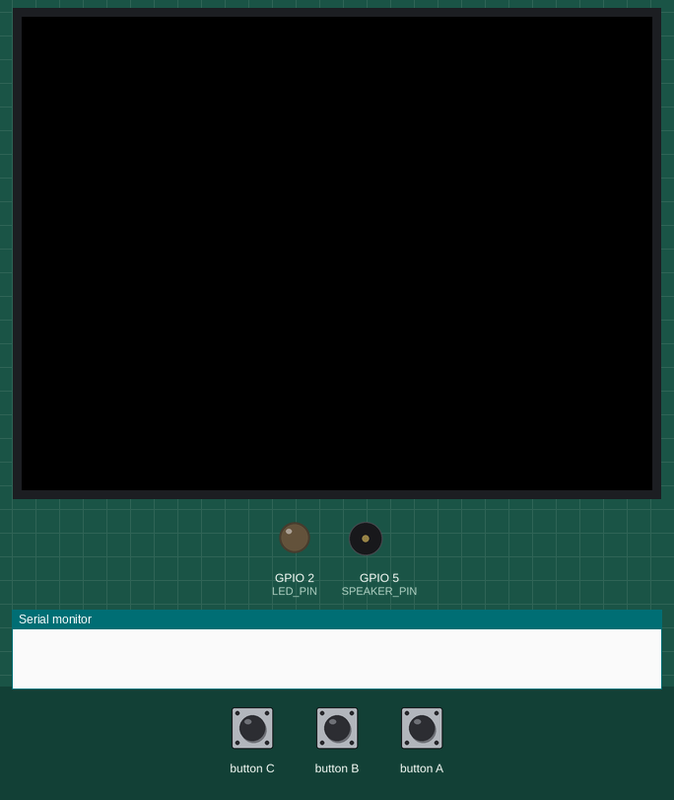
Simulated run of this program. Board: ESP32-S3. Shown: 320×240 colour display, output pins drawn as LEDs (lit = HIGH), buzzer (waves = sounding), the last lines printed to the serial monitor.

Above: at 0.0 s.
At 1.2 s:
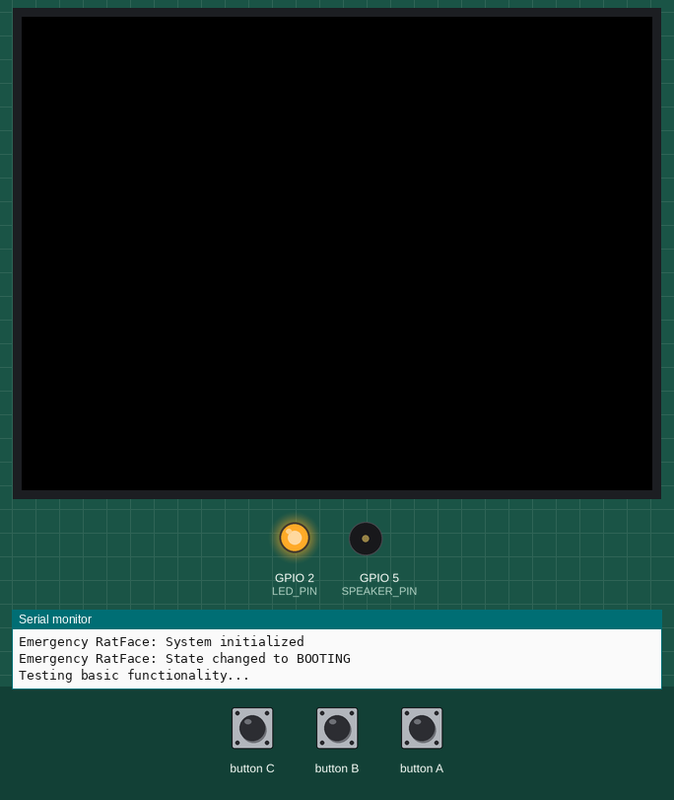
Timing chart, 0 to 3.0 s (numbered marks = the images above):
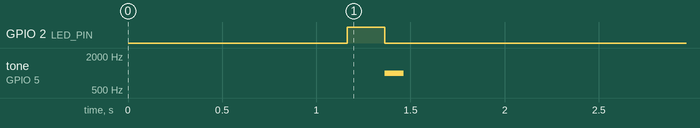

The program:

main.cpp
```cpp
#include <Arduino.h>
#include <M5Unified.h>
#include "config.h"
#include "EmergencyRatFace.h"

// Global variables
EmergencyRatFace emergencyRatFace;

void setup() {
  // Initialize serial communication
  Serial.begin(115200);
  delay(1000);

  Serial.println("=== EMERGENCY STACKCHAN RECOVERY ===");
  Serial.println("Starting device recovery process...");

  // Initialize M5Stack
  M5.begin();
  M5.Power.begin();

  // Initialize LED and speaker pins
  pinMode(LED_PIN, OUTPUT);
  pinMode(SPEAKER_PIN, OUTPUT);
  digitalWrite(LED_PIN, LOW);
  digitalWrite(SPEAKER_PIN, LOW);

  // Initialize recovery system
  Serial.println("Initializing emergency recovery system...");
  emergencyRatFace.begin();
  emergencyRatFace.setState("BOOTING");

  // Test basic functionality
  Serial.println("Testing basic functionality...");

  // LED test
  digitalWrite(LED_PIN, HIGH);
  delay(200);
  digitalWrite(LED_PIN, LOW);

  // Speaker test
  tone(SPEAKER_PIN, 1000, 100);

  Serial.println("Emergency recovery system initialized!");
  Serial.println("Starting recovery sequence...");

  // Move to testing phase
  emergencyRatFace.setState("TESTING");
  delay(2000);

  // Check display
  if (M5.Display.width() == 0 || M5.Display.height() == 0) {
    Serial.println("❌ Display initialization failed!");
    emergencyRatFace.setState("ERROR");
    while (1) {
      delay(1000);
    }
  }

  Serial.println("✅ Display functional");

  // Move to idle phase
  emergencyRatFace.setState("IDLE");
  delay(1000);

  // Final check
  emergencyRatFace.setState("RECOVERED");
  Serial.println("=== RECOVERY COMPLETE ===");
  Serial.println("StackChan emergency recovery successful!");
  Serial.println("System ready for use");
}

void loop() {
  static unsigned long stateChangeTime = 0;
  static int currentStateIndex = 0;
  static const char* states[] = {"IDLE", "TESTING", "RECOVERED"};

  // Update M5 system
  M5.update();

  // Cycle through states for testing
  if (millis() - stateChangeTime > 5000) {
    currentStateIndex = (currentStateIndex + 1) % 3;
    ratFace.setState(states[currentStateIndex]);
    Serial.printf("Recovery test state: %s\n", states[currentStateIndex]);
    stateChangeTime = millis();
  }

  // Update rat face animations
  emergencyRatFace.update();
  emergencyRatFace.draw();

  // Small delay for animation smoothness
  delay(FRAME_INTERVAL_MS);
}
```

EmergencyRatFace.cpp
```cpp
#include "EmergencyRatFace.h"

namespace {
  // Helper functions for smooth animations
  int triWave(uint16_t phase, int amplitude) {
    uint8_t p = phase & 0xFF;
    int v = p < 128 ? p : 255 - p;
    return ((v * 2 * amplitude) / 255) - amplitude;
  }

  float easeInOutCubic(float t) {
    return t < 0.5 ? 4 * t * t * t : 1 - pow(-2 * t + 2, 3) / 2;
  }
}

EmergencyRatFace::EmergencyRatFace()
  : currentState(RecoveryState::BOOTING)
  , stateString("BOOTING")
  , lastFrameTime(0)
  , lastBlinkTime(0)
  , lastTwitchTime(0)
  , isBlinking(false)
  , isTwitching(false)
  , blinkProgress(0)
  , twitchProgress(0)
  , whiskerPhase(0) {
}

// Global instance definition
EmergencyRatFace ratFace;

void EmergencyRatFace::begin() {
  Serial.println("Emergency RatFace: Starting recovery system...");

  // Initialize canvas with conservative settings
  canvas.setColorDepth(8);
  if (!canvas.createSprite(DISPLAY_WIDTH, DISPLAY_HEIGHT)) {
    Serial.println("Emergency RatFace: Canvas allocation failed!");
    currentState = RecoveryState::ERROR;
    return;
  }

  currentState = RecoveryState::BOOTING;
  stateString = "BOOTING";

  Serial.println("Emergency RatFace: System initialized");
}

void EmergencyRatFace::setState(const String& state) {
  if (state == "BOOTING") currentState = RecoveryState::BOOTING;
  else if (state == "IDLE") currentState = RecoveryState::IDLE;
  else if (state == "TESTING") currentState = RecoveryState::TESTING;
  else if (state == "ERROR") currentState = RecoveryState::ERROR;
  else if (state == "RECOVERED") currentState = RecoveryState::RECOVERED;
  else currentState = RecoveryState::ERROR;

  stateString = state;
  Serial.printf("Emergency RatFace: State changed to %s\n", stateString.c_str());
}

void EmergencyRatFace::update() {
  unsigned long currentTime = millis();

  // Update animations
  updateBlink();
  updateTwitch();
  updateWhiskers();
}

void EmergencyRatFace::updateBlink() {
  unsigned long currentTime = millis();

  if (!isBlinking && currentTime - lastBlinkTime > BLINK_INTERVAL_IDLE_MS) {
    isBlinking = true;
    blinkProgress = 0;
    lastBlinkTime = currentTime;
  }

  if (isBlinking) {
    blinkProgress += 10;
    if (blinkProgress >= 100) {
      isBlinking = false;
    }
  }
}

void EmergencyRatFace::updateTwitch() {
  unsigned long currentTime = millis();

  if (!isTwitching && currentTime - lastTwitchTime > TWITCH_INTERVAL_IDLE_MS) {
    isTwitching = true;
    twitchProgress = 0;
    lastTwitchTime = currentTime;
  }

  if (isTwitching) {
    twitchProgress += 15;
    if (twitchProgress >= 100) {
      isTwitching = false;
    }
  }
}

void EmergencyRatFace::updateWhiskers() {
  whiskerPhase = (whiskerPhase + 1) % 360;
}

void EmergencyRatFace::draw() {
  // Clear canvas
  canvas.fillSprite(BACKGROUND_COLOR);

  // Draw based on current state
  switch (currentState) {
    case RecoveryState::BOOTING:
      drawBootingState();
      break;
    case RecoveryState::IDLE:
      drawIdleState();
      break;
    case RecoveryState::TESTING:
      drawTestingState();
      break;
    case RecoveryState::ERROR:
      drawErrorState();
      break;
    case RecoveryState::RECOVERED:
      drawRecoveredState();
      break;
  }

  // Push to display
  canvas.pushSprite(0, 0);
}

void EmergencyRatFace::drawFace() {
  // Draw main face
  canvas.fillCircle(DISPLAY_CENTER_X, DISPLAY_CENTER_Y, FACE_RADIUS, FACE_COLOR);

  // Draw face outline
  canvas.drawCircle(DISPLAY_CENTER_X, DISPLAY_CENTER_Y, FACE_RADIUS, FACE_COLOR);
}

void EmergencyRatFace::drawEyes() {
  int leftEyeX = DISPLAY_CENTER_X - 22;
  int rightEyeX = DISPLAY_CENTER_X + 22;
  int eyeY = DISPLAY_CENTER_Y - 20;

  if (isBlinking) {
    // Blinking eyes
    int eyeHeight = map(blinkProgress, 0, 100, EYE_RADIUS, 2);
    if (eyeHeight > 0) {
      canvas.fillRect(leftEyeX - EYE_RADIUS/2, eyeY - eyeHeight/2, EYE_RADIUS, eyeHeight, EYE_COLOR);
      canvas.fillRect(rightEyeX - EYE_RADIUS/2, eyeY - eyeHeight/2, EYE_RADIUS, eyeHeight, EYE_COLOR);
    }
  } else {
    // Normal eyes with pupils
    canvas.fillCircle(leftEyeX, eyeY, EYE_RADIUS, EYE_COLOR);
    canvas.fillCircle(rightEyeX, eyeY, EYE_RADIUS, EYE_COLOR);
    canvas.fillCircle(leftEyeX, eyeY, PUPIL_RADIUS, PUPIL_COLOR);
    canvas.fillCircle(rightEyeX, eyeY, PUPIL_RADIUS, PUPIL_COLOR);
  }
}

void EmergencyRatFace::drawNose() {
  int noseX = DISPLAY_CENTER_X;
  int noseY = DISPLAY_CENTER_Y + 10;

  // Triangular nose
  canvas.fillTriangle(noseX - NOSE_SIZE/2, noseY + NOSE_SIZE/3,
                      noseX + NOSE_SIZE/2, noseY + NOSE_SIZE/3,
                      noseX, noseY - NOSE_SIZE/2, NOSE_COLOR);

  // Nostrils
  canvas.fillCircle(noseX - 3, noseY + 3, 2, TFT_DARKGREY);
  canvas.fillCircle(noseX + 3, noseY + 3, 2, TFT_DARKGREY);
}

void EmergencyRatFace::drawEars() {
  int earTwitch = isTwitching ? triWave(whiskerPhase, 2) : 0;

  // Left ear
  canvas.fillTriangle(DISPLAY_CENTER_X - 30, DISPLAY_CENTER_Y - 30 - earTwitch,
                      DISPLAY_CENTER_X - 48, DISPLAY_CENTER_Y - 55,
                      DISPLAY_CENTER_X - 24, DISPLAY_CENTER_Y - 36, EAR_COLOR);

  // Right ear
  canvas.fillTriangle(DISPLAY_CENTER_X + 30, DISPLAY_CENTER_Y - 30 + earTwitch,
                      DISPLAY_CENTER_X + 48, DISPLAY_CENTER_Y - 55,
                      DISPLAY_CENTER_X + 24, DISPLAY_CENTER_Y - 36, EAR_COLOR);
}

void EmergencyRatFace::drawWhiskers() {
  int whiskerOffset = triWave(whiskerPhase, 5);

  // Left whiskers
  for (int i = 0; i < 3; i++) {
    int y = DISPLAY_CENTER_Y - 5 + i * 5;
    canvas.drawLine(DISPLAY_CENTER_X - 25, y, DISPLAY_CENTER_X - 80 - whiskerOffset, y, WHISKER_COLOR);
  }

  // Right whiskers
  for (int i = 0; i < 3; i++) {
    int y = DISPLAY_CENTER_Y - 5 + i * 5;
    canvas.drawLine(DISPLAY_CENTER_X + 25, y, DISPLAY_CENTER_X + 80 + whiskerOffset, y, WHISKER_COLOR);
  }
}

void EmergencyRatFace::drawMouth() {
  int mouthY = DISPLAY_CENTER_Y + 25;

  // Simple mouth
  canvas.drawLine(DISPLAY_CENTER_X - 10, mouthY, DISPLAY_CENTER_X + 10, mouthY, EYE_COLOR);
}

void EmergencyRatFace::drawTeeth() {
  int mouthY = DISPLAY_CENTER_Y + 25;

  // Small teeth
  canvas.fillRect(DISPLAY_CENTER_X - 4, mouthY - 2, 4, 4, TFT_WHITE);
  canvas.fillRect(DISPLAY_CENTER_X, mouthY - 2, 4, 4, TFT_WHITE);
}

void EmergencyRatFace::drawStatusText() {
  canvas.setTextColor(TFT_WHITE);
  canvas.setTextSize(2);
  canvas.setCursor(10, 10);
  canvas.printf("RECOVERY MODE: %s", stateString.c_str());
}

void EmergencyRatFace::drawBootingState() {
  drawFace();
  drawEars();
  drawEyes();
  drawNose();
  drawWhiskers();
  drawMouth();
  drawStatusText();

  canvas.setTextSize(1);
  canvas.setCursor(10, 50);
  canvas.println("Emergency recovery system");
  canvas.println("Starting diagnostics...");
}

void EmergencyRatFace::drawIdleState() {
  drawFace();
  drawEars();
  drawEyes();
  drawNose();
  drawWhiskers();
  drawMouth();
  drawStatusText();
}

void EmergencyRatFace::drawTestingState() {
  drawFace();
  drawEars();
  drawEyes();
  drawNose();
  drawWhiskers();
  drawMouth();
  drawStatusText();

  canvas.setTextSize(1);
  canvas.setCursor(10, 50);
  canvas.println("Testing display...");
  canvas.println("Testing animations...");
  canvas.println("Testing connectivity...");
}

void EmergencyRatFace::drawErrorState() {
  drawFace();
  drawEars();
  drawEyes();
  drawNose();
  drawWhiskers();
  drawMouth();
  drawStatusText();

  canvas.setTextSize(1);
  canvas.setCursor(10, 50);
  canvas.setTextColor(TFT_RED);
  canvas.println("ERROR!");
  canvas.println("Recovery failed");
  canvas.println("Check hardware");
}

void EmergencyRatFace::drawRecoveredState() {
  drawFace();
  drawEars();
  drawEyes();
  drawNose();
  drawWhiskers();
  drawMouth();
  drawTeeth();
  drawStatusText();

  canvas.setTextSize(1);
  canvas.setCursor(10, 50);
  canvas.setTextColor(TFT_GREEN);
  canvas.println("RECOVERY SUCCESS!");
  canvas.println("System operational");
  canvas.println("Ready for use");
}
```

EmergencyRatFace.h
```cpp
#include <Arduino.h>
#include <M5Unified.h>
#include "config.h"

// Emergency RatFace system for recovery
class EmergencyRatFace {
public:
  EmergencyRatFace();
  void begin();
  void update();
  void setState(const String& state);
  void draw();

private:
  // Animation states
  enum class RecoveryState {
    BOOTING,
    IDLE,
    TESTING,
    ERROR,
    RECOVERED
  };

  RecoveryState currentState;
  String stateString;

  // Animation timing
  unsigned long lastFrameTime;
  unsigned long lastBlinkTime;
  unsigned long lastTwitchTime;
  bool isBlinking;
  bool isTwitching;
  int blinkProgress;
  int twitchProgress;
  int whiskerPhase;

  // Canvas for drawing
  M5Canvas canvas;

  // Animation methods
  void updateBlink();
  void updateTwitch();
  void updateWhiskers();

  // Drawing methods
  void drawFace();
  void drawEyes();
  void drawNose();
  void drawEars();
  void drawWhiskers();
  void drawMouth();
  void drawTeeth();
  void drawStatusText();

  // State-specific drawings
  void drawBootingState();
  void drawIdleState();
  void drawTestingState();
  void drawErrorState();
  void drawRecoveredState();
};

// Global instance (defined in EmergencyRatFace.cpp)
extern EmergencyRatFace ratFace;
```

config.h
```cpp
#pragma once

// Emergency StackChan Recovery Configuration
#define DEBUG Serial

// Display settings
#define DISPLAY_WIDTH 320
#define DISPLAY_HEIGHT 240
#define DISPLAY_CENTER_X DISPLAY_WIDTH / 2
#define DISPLAY_CENTER_Y DISPLAY_HEIGHT / 2

// Animation timing
#define FRAME_INTERVAL_MS 35          // ~28 FPS
#define BLINK_INTERVAL_IDLE_MS 3000    // 3 seconds
#define TWITCH_INTERVAL_IDLE_MS 2000   // 2 seconds
#define BLINK_DURATION_MS 150          // 150ms
#define TWITCH_DURATION_MS 100         // 100ms

// Rat face dimensions (authentic proportions)
#define FACE_RADIUS 55
#define EYE_RADIUS 12
#define PUPIL_RADIUS 4
#define NOSE_SIZE 10
#define EAR_SIZE 18
#define EAR_LENGTH 25
#define WHISKER_LENGTH 45
#define TOOTH_SIZE 4
#define SNOUT_LENGTH 15

// Colors (rat theme)
#define FACE_COLOR TFT_BROWN
#define EYE_COLOR TFT_WHITE
#define PUPIL_COLOR TFT_BLACK
#define NOSE_COLOR TFT_PINK
#define EAR_COLOR TFT_BROWN
#define WHISKER_COLOR TFT_DARKGREY
#define BACKGROUND_COLOR TFT_BLACK

// Pin definitions
#define LED_PIN 2
#define SPEAKER_PIN 5
```
